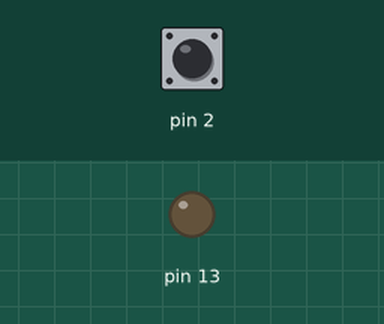
Recording of a sketch running on a simulated Arduino Uno, built with avr-gcc and run on an emulated ATmega328P. Parts: output pins drawn as LEDs (lit = HIGH). The test bench sets the inputs (shaded band); at power-on: pin 2 HIGH.

Above: at 1.2 s.
1.3 s: pin 2 pulled LOW for 0.15 s
At 1.37 s:
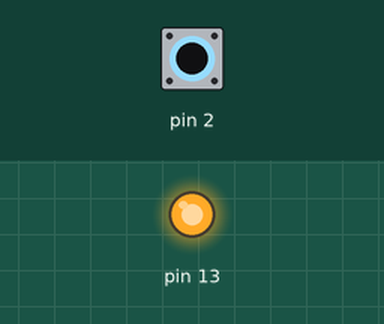
2.9 s: pin 2 pulled LOW for 3.2 s
At 6.6 s:
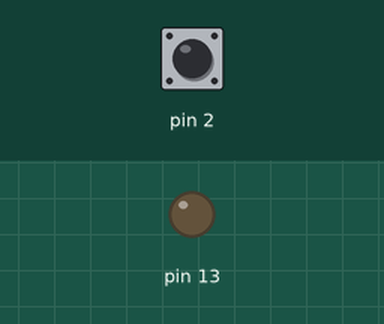
Timing chart, 0 to 8.1 s (numbered marks = the images above; inputs shaded):
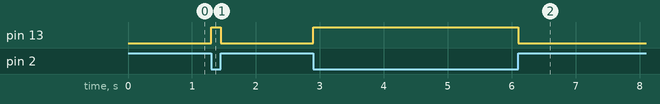

Measured:
- after the input at 1.3 s, pin 13: LOW → HIGH at once, → LOW 0.15 s later
- after the input at 2.9 s, pin 13: LOW → HIGH at once, → LOW 3.2 s later

The sketch:

push_button.ino
```cpp
void setup() {
  // put your setup code here, to run once:

  // i will connect push button on pin 2, pin 2 has to be configured as input pin

  pinMode(2,INPUT);

  // you have to make the initial state of pin 2 as logic HIGH

  digitalWrite(2,HIGH);

  // configuring pin 13 as output pin
  pinMode(13,OUTPUT);

  // initial state of pin 13 should be low so that initially LED remains in OFF state

  digitalWrite(13,LOW); // LED remains in OFF state initially

}

void loop() {
  // put your main code here, to run repeatedly:

  // you need to monitor the state of pin 2

  if(digitalRead(2)==LOW)
  {
    // it means that the state of pin 2 has changed and it means that push button has been pressed
    // turn on the on board LED
    digitalWrite(13,HIGH); // turn ON the LED, 13th pin will be made HIGH (5V)
  }

  // else means that the state of pin 2 is logic HIGH
  else{
    // under this condition we have to make sure that LED remains in OFF state
    // this also means that push button has not been pressed by the user
    digitalWrite(13,LOW); // 13th pin state remains at LOW level, LED remains in the OFF state
  }
}
```
